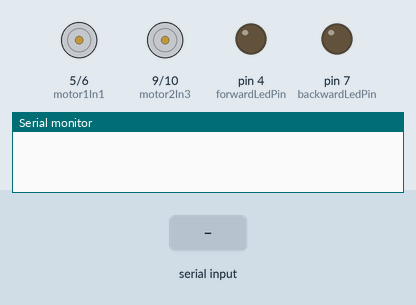
Recording of a sketch running on a simulated Arduino Uno, built with avr-gcc and run on an emulated ATmega328P. On the bench: motor-driver pin pairs drawn as motors (green arrow = first pin HIGH = forward, orange = second pin HIGH = backward, longer = more drive), output pins drawn as LEDs (lit = HIGH), the last lines printed to the serial monitor. Inputs (shaded band) come from the test bench.

Above: at 1.2 s.
1.3 s: "90,45\n" received over the second serial link
At 2.2 s:
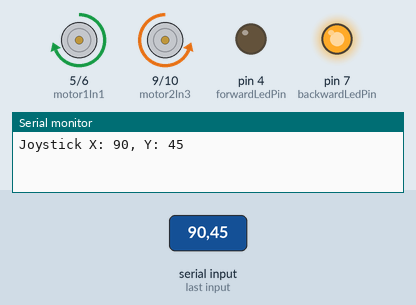
2.8 s: "30,150\n" received over the second serial link
At 3.3 s:
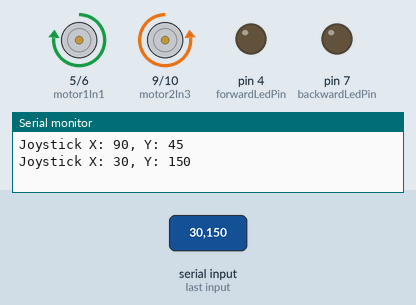
4.3 s: "512\n" received over the second serial link
At 6.4 s:
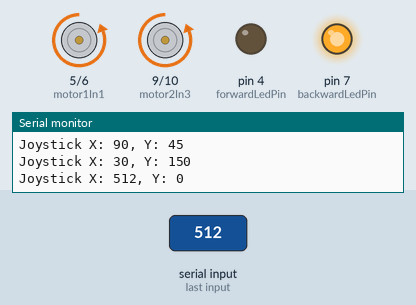
6.7 s: "200\n" received over the second serial link
At 8.2 s:
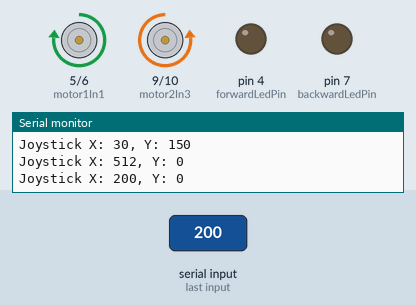
9.2 s: "200\n" received over the second serial link
At 11.3 s:
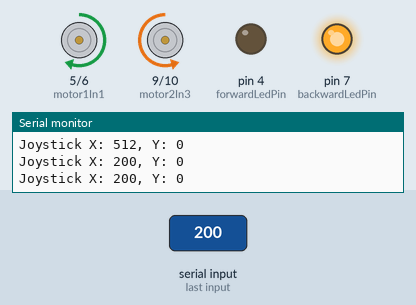
11.6 s: "512\n" received over the second serial link
At 13.2 s:
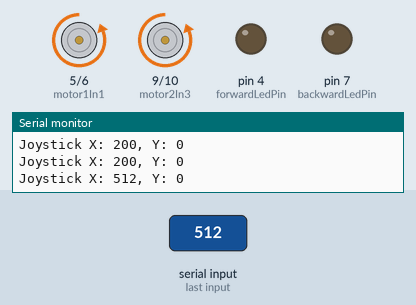
Timing chart, 0 to 14.7 s (numbered marks = the images above; inputs shaded):
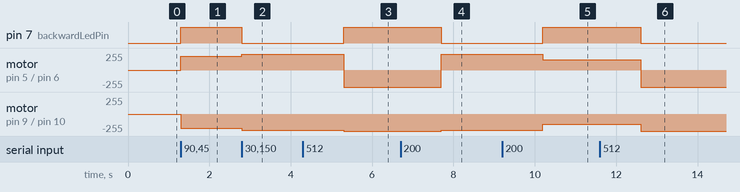

Measured:
- after the input at 1.3 s, pin 7 (backwardLedPin): LOW → HIGH at once; motor on pin 5 (motor1In1) / pin 6 (motor1In2): stopped → forward 210/255 at once; motor on pin 9 (motor2In3) / pin 10 (motor2In4): stopped → backward 210/255 at once
- after the input at 2.8 s, pin 7 (backwardLedPin): HIGH → LOW at once; motor on pin 5 (motor1In1) / pin 6 (motor1In2): forward 210/255 → forward 240/255 at once; motor on pin 9 (motor2In3) / pin 10 (motor2In4): backward 210/255 → backward 240/255 at once
- after the input at 4.3 s, pin 7 (backwardLedPin): LOW → HIGH after 1.0 s; motor on pin 5 (motor1In1) / pin 6 (motor1In2): forward 240/255 → backward 255/255 after 1.0 s; motor on pin 9 (motor2In3) / pin 10 (motor2In4): backward 240/255 → backward 255/255 after 1.0 s
- after the input at 6.7 s, pin 7 (backwardLedPin): HIGH → LOW after 1.0 s; motor on pin 5 (motor1In1) / pin 6 (motor1In2): backward 255/255 → forward 240/255 after 1.0 s; motor on pin 9 (motor2In3) / pin 10 (motor2In4): backward 255/255 → backward 240/255 after 1.0 s
- after the input at 9.2 s, pin 7 (backwardLedPin): LOW → HIGH after 1.0 s; motor on pin 5 (motor1In1) / pin 6 (motor1In2): forward 240/255 → forward 155/255 after 1.0 s; motor on pin 9 (motor2In3) / pin 10 (motor2In4): backward 240/255 → backward 155/255 after 1.0 s
- after the input at 11.6 s, pin 7 (backwardLedPin): HIGH → LOW after 1.0 s; motor on pin 5 (motor1In1) / pin 6 (motor1In2): forward 155/255 → backward 255/255 after 1.0 s; motor on pin 9 (motor2In3) / pin 10 (motor2In4): backward 155/255 → backward 255/255 after 1.0 s

The sketch:

Controller.ino
```cpp
#include <SoftwareSerial.h>

// Set up Bluetooth communication
SoftwareSerial BTSerial(2, 3); // RX, TX (pins connected to Bluetooth)

// L298N Motor control pins
int motor1In1 = 5;   // Motor 1 Direction pin 1
int motor1In2 = 6;   // Motor 1 Direction pin 2
int motor2In3 = 9;   // Motor 2 Direction pin 1
int motor2In4 = 10;  // Motor 2 Direction pin 2

// LED pins
int forwardLedPin = 4; // LED for flashing during forward movement
int backwardLedPin = 7; // LED for flashing during backward movement

// Variables for joystick values
int joystickXValue = 0;
int joystickYValue = 0;

// Dead zone range
const int deadZone = 50;

void setup() {
  // Start Bluetooth and Serial Monitor
  BTSerial.begin(9600);
  Serial.begin(9600); // For monitoring via Serial Monitor

  // Set motor control pins as outputs
  pinMode(motor1In1, OUTPUT);
  pinMode(motor1In2, OUTPUT);
  pinMode(motor2In3, OUTPUT);
  pinMode(motor2In4, OUTPUT);

  // Set LED pins as outputs
  pinMode(forwardLedPin, OUTPUT);
  pinMode(backwardLedPin, OUTPUT);
}

void loop() {
  // Check if Bluetooth data is available
  if (BTSerial.available()) {
    // Read joystick data
    joystickXValue = BTSerial.parseInt();
    BTSerial.read(); // Consume comma
    joystickYValue = BTSerial.parseInt();
    BTSerial.read(); // Consume any extra data

    // Debugging via Serial Monitor
    Serial.print("Joystick X: ");
    Serial.print(joystickXValue);
    Serial.print(", Y: ");
    Serial.println(joystickYValue);

    // Dead zone handling
    if (abs(joystickXValue - 512) < deadZone) joystickXValue = 512;
    if (abs(joystickYValue - 512) < deadZone) joystickYValue = 512;

    // Stop motors and LEDs if joystick is in the center
    if (joystickXValue == 512 && joystickYValue == 512) {
      digitalWrite(motor1In1, LOW);
      digitalWrite(motor1In2, LOW);
      digitalWrite(motor2In3, LOW);
      digitalWrite(motor2In4, LOW);
      digitalWrite(forwardLedPin, LOW);   // Turn off forward LED
      digitalWrite(backwardLedPin, LOW); // Turn off backward LED
      return;
    }

    // Map joystick values to motor speed
    int motorSpeed = map(abs(joystickYValue - 512), 0, 511, 0, 255); // Speed based on Y-axis

    // Forward and backward movement based on Y-axis
    if (joystickYValue > 512) {
      // Forward movement
      analogWrite(motor1In1, motorSpeed);
      digitalWrite(motor1In2, LOW);
      analogWrite(motor2In3, motorSpeed);
      digitalWrite(motor2In4, LOW);

      // Flash the forward LED
      static unsigned long lastForwardToggleTime = 0;
      unsigned long currentTime = millis();
      if (currentTime - lastForwardToggleTime >= 250) { // Toggle every 250 ms
        lastForwardToggleTime = currentTime;
        digitalWrite(forwardLedPin, !digitalRead(forwardLedPin)); // Toggle forward LED state
      }

      digitalWrite(backwardLedPin, LOW); // Turn off backward LED
    } else if (joystickYValue < 512) {
      // Backward movement
      digitalWrite(motor1In1, LOW);
      analogWrite(motor1In2, motorSpeed);
      digitalWrite(motor2In3, LOW);
      analogWrite(motor2In4, motorSpeed);

      // Flash the backward LED
      static unsigned long lastBackwardToggleTime = 0;
      unsigned long currentTime = millis();
      if (currentTime - lastBackwardToggleTime >= 250) { // Toggle every 250 ms
        lastBackwardToggleTime = currentTime;
        digitalWrite(backwardLedPin, !digitalRead(backwardLedPin)); // Toggle backward LED state
      }

      digitalWrite(forwardLedPin, LOW); // Turn off forward LED
    }

    // Left and right turning based on X-axis
    int turnSpeed = map(abs(joystickXValue - 512), 0, 511, 0, 255); // Speed based on X-axis
    if (joystickXValue < 512) {
      // Turn right: Left motor forward, right motor backward
      analogWrite(motor1In1, turnSpeed);
      digitalWrite(motor1In2, LOW);
      digitalWrite(motor2In3, LOW);
      analogWrite(motor2In4, turnSpeed);
    } else if (joystickXValue > 512) {
      // Turn left: Left motor backward, right motor forward
      digitalWrite(motor1In1, LOW);
      analogWrite(motor1In2, turnSpeed);
      analogWrite(motor2In3, turnSpeed);
      digitalWrite(motor2In4, LOW);
    }
  }
}
```
